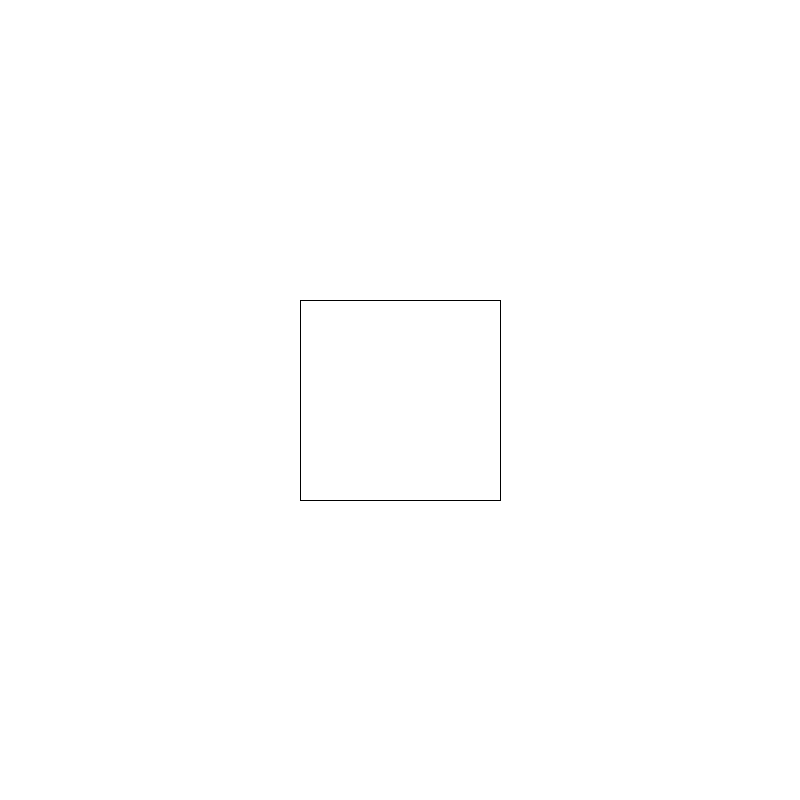
Frame 1 (no input)
Frame 60 (the mouse pressed at the canvas centre just before this capture): identical to frame 1, image omitted
Frame 120 (the mouse held since frame 60 and released just before this capture): identical to frame 1, image omitted

The Processing sketch that drew this single still picture (run headless with seeded random() and noise(); from frame 60 on, the mouse is pressed at the canvas centre):

// Processing sketch: sketch_211024f_Opdracht_12_6
// ── sketch_211024f_Opdracht_12_6.pde
int X1;
int Y1;  

void setup(){
  size(800,800);
  X1=300;
  Y1=300;
}

void draw(){
 background(255,255,255);
 rect(X1,Y1,200,200);
}

void keyPressed(){

  
  if (keyCode == 38){ 
    Y1 -= 10;
  } // up
  
  if (keyCode == 40){
    Y1 += 10;
  } // down
  
  if (keyCode == 37){
    X1 -= 10;
  } // left
  
  if (keyCode == 39){
    X1 += 10;
  } // right
  
}
